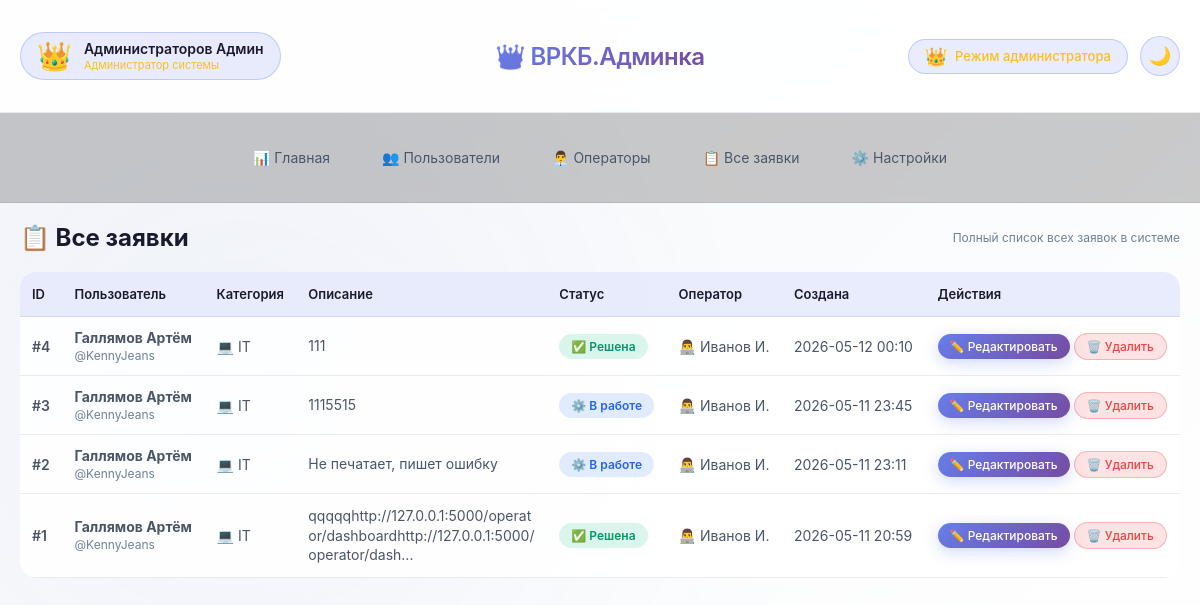
Page /admin/tickets (signed in) on the committed database.
### tables this page shows
CREATE TABLE tickets (
        id INTEGER PRIMARY KEY AUTOINCREMENT,
        user_id INTEGER NOT NULL,
        subject TEXT,
        description TEXT NOT NULL,
        status TEXT DEFAULT 'new',
        priority TEXT DEFAULT 'medium',
        operator_answer TEXT,
        created_at TEXT NOT NULL,
        updated_at TEXT,
        completed_at TEXT,
        assigned_to INTEGER,
        category TEXT,
        problem_type TEXT,
        location TEXT,
        office TEXT,
        assistant_id TEXT,
        printer_manufacturer TEXT,
        printer_model TEXT,
        printer_problem TEXT,
        FOREIGN KEY (user_id) REFERENCES users (id),
        FOREIGN KEY (assigned_to) REFERENCES operators (id)
    );

CREATE TABLE users (
        id INTEGER PRIMARY KEY AUTOINCREMENT,
        username TEXT UNIQUE NOT NULL,
        email TEXT UNIQUE NOT NULL,
        password TEXT NOT NULL,
        last_name TEXT,
        first_name TEXT,
        middle_name TEXT,
        post TEXT,
        phone TEXT,
        created_at TEXT NOT NULL,
        is_admin INTEGER DEFAULT 0
    , department TEXT);

CREATE TABLE operators (
        id INTEGER PRIMARY KEY AUTOINCREMENT,
        username TEXT NOT NULL UNIQUE,
        password TEXT NOT NULL,
        last_name TEXT,
        first_name TEXT,
        middle_name TEXT,
        post TEXT,
        phone TEXT
    );

### app.py (the view)
    def decorated_function(*args, **kwargs):
        if not session.get('admin_logged_in'):
            flash('Доступ только для администраторов', 'danger')
            return redirect(url_for('admin_login'))
        return f(*args, **kwargs)

### app.py (called while the page is built, shortened)
def get_db_connection():
    conn = sqlite3.connect('databases/database_helpdesk.db')
    conn.row_factory = sqlite3.Row
    return conn

def admin_required(f):
    def decorated_function(*args, **kwargs):
        if not session.get('admin_logged_in'):
            flash('Доступ только для администраторов', 'danger')
            return redirect(url_for('admin_login'))
        return f(*args, **kwargs)
    decorated_function.__name__ = f.__name__
    return decorated_function

@app.route('/admin/tickets')
@admin_required
def admin_tickets():
    conn = get_db_connection()
    tickets = conn.execute('''
        SELECT t.*, u.last_name, u.first_name, u.username,
               o.last_name as op_last_name, o.first_name as op_first_name
        FROM tickets t
        JOIN users u ON t.user_id = u.id
        LEFT JOIN operators o ON t.assigned_to = o.id
        ORDER BY t.id DESC
    ''').fetchall()
    conn.close()
    return render_template('admins/admin_tickets.html', tickets=tickets)

@app.context_processor
def inject_user():
    user_info = {}
    return {'user': user_info}

### templates/admins/admin_tickets.html (shortened to what this page needs)
{% extends "admins/base_admin.html" %}
{% block content %}
<div style="display: flex; justify-content: space-between; align-items: center; margin-bottom: 20px; flex-wrap: wrap; gap: 10px;">
    <h2>📋 Все заявки</h2>
    <p class="text-muted" style="margin: 0;">Полный список всех заявок в системе</p>
</div>
<div class="table-responsive">
    <table class="admin-table tickets-table">
        <thead>
        <tr>
            <th>ID</th>
            <th>Пользователь</th>
            <th>Категория</th>
            <th>Описание</th>
            <th>Статус</th>
            <th>Оператор</th>
            <th>Создана</th>
            <th>Действия</th>
        </tr>
        </thead>
        <tbody>
        {% for ticket in tickets %}
        <tr class="ticket-row">
            <td data-label="ID" class="ticket-id">#{{ ticket.id }}</td>
            <td data-label="Пользователь">
                <strong>{{ ticket.last_name }} {{ ticket.first_name }}</strong>
                <br><small class="text-muted">@{{ ticket.username }}</small>
            </td>
            <td data-label="Категория">
                {% if ticket.category == 'IT' %}
                💻 IT
                {% elif ticket.category == 'MED' %}
                🏥 Медицина
                {% else %}
                {{ ticket.category }}
                {% endif %}
            </td>
            <td data-label="Описание" class="ticket-description">
                {{ ticket.description[:80] }}{% if ticket.description|length > 80 %}...{% endif %}
            </td>
            <td data-label="Статус">
                    <span class="status-badge status-{{ ticket.status }}">
                        {% if ticket.status == 'new' %}🆕 Новая
                        {% elif ticket.status == 'in_progress' %}⚙️ В работе
                        {% elif ticket.status == 'resolved' %}✅ Решена
                        {% else %}📦 Закрыта{% endif %}
                    </span>
            </td>
            <td data-label="Оператор">
                {% if ticket.op_last_name %}
                👨‍💻 {{ ticket.op_last_name }} {{ ticket.op_first_name|first if ticket.op_first_name else '' }}.
                {% else %}
                <span class="text-muted">—</span>
                {% endif %}
            </td>
            <td data-label="Создана" class="ticket-date">
                {{ ticket.created_at[:16] }}
            </td>
            <td data-label="Действия" class="actions-cell">
                <a href="{{ url_for('admin_ticket_edit', ticket_id=ticket.id) }}" class="btn btn-sm btn-primary">✏️ Редактировать</a>
                <a href="{{ url_for('admin_ticket_delete', ticket_id=ticket.id) }}" class="btn btn-sm btn-danger" onclick="return confirm('Удалить заявку #{{ ticket.id }}?')">🗑️ Удалить</a>
            </td>
        </tr>
        {% endfor %}
        </tbody>
    </table>
</div>
{% endblock %}

### static/style.css (style rules this page uses)
:root { --bg-gradient-start: #f5f7fa; --bg-gradient-end: #ffffff; --glass-bg: rgba(255, 255, 255, 0.85); --glass-bg-dark: rgba(0, 0, 0, 0.75); --glass-border: rgba(0, 0, 0, 0.08); --glass-shadow: 0 8px 32px 0 rgba(0, 0, 0, 0.08); --shadow-sm: 0 2px 8px rgba(0, 0, 0, 0.04); --shadow-md: 0 4px 20px rgba(0, 0, 0, 0.06); --shadow-lg: 0 12px 32px rgba(0, 0, 0, 0.1); --shadow-glow: 0 0 20px rgba(102, 126, 234, 0.15); --text-primary: #1a1a2e; --text-secondary: #4a5568; --text-muted: #718096; --blur-amount: 12px; --border-radius: 24px; --accent-color: #667eea; --accent-hover: #5a67d8; }
* { margin: 0; padding: 0; box-sizing: border-box; }
body { font-family: -apple-system, 'Segoe UI', 'SF Pro Text', 'Helvetica Neue', sans-serif; background: linear-gradient(135deg, var(--bg-gradient-start), var(--bg-gradient-end)); min-height: 100vh; color: var(--text-primary); transition: all 0.3s ease; position: relative; }
body::before { content: ''; position: fixed; top: 0; left: 0; width: 100%; height: 100%; background: radial-gradient(circle at 20% 50%, rgba(102,126,234,0.05) 0%, transparent 50%); pointer-events: none; z-index: 0; }
.btn { padding: 12px 28px; border: none; border-radius: 40px; font-size: 15px; font-weight: 500; cursor: pointer; transition: all 0.3s cubic-bezier(0.4, 0, 0.2, 1); display: inline-block; text-decoration: none; text-align: center; }
.btn-primary { background: linear-gradient(135deg, var(--accent-color), #764ba2); color: white; box-shadow: 0 4px 15px rgba(102, 126, 234, 0.3); }
.btn-danger { background: rgba(220, 38, 38, 0.85); color: white; }
.btn-sm { padding: 6px 16px; font-size: 13px; }
.table-responsive { overflow-x: auto; border-radius: 16px; }
.tickets-table { width: 100%; border-collapse: collapse; }
.tickets-table th, .tickets-table td { padding: 14px; text-align: left; border-bottom: 1px solid var(--glass-border); }
.tickets-table th { font-weight: 600; color: var(--text-secondary); }
.tickets-table tr { transition: all 0.2s ease; }
.status-badge { padding: 5px 12px; border-radius: 30px; font-size: 12px; font-weight: 600; display: inline-block; }
.status-in_progress { background: rgba(59, 130, 246, 0.15); color: #2563eb; }
.status-resolved { background: rgba(16, 185, 129, 0.15); color: #059669; }
.text-muted { color: var(--text-muted); font-size: 12px; }

### templates/admins/admin_tickets.html (style rules this page uses)
.admin-table { width: 100%; border-collapse: collapse; background: var(--glass-bg); border-radius: 16px; overflow: hidden; }
.admin-table thead tr { background: rgba(102, 126, 234, 0.15); }
.admin-table th { padding: 14px 12px; text-align: left; font-weight: 600; font-size: 13px; color: var(--text-primary); border-bottom: 1px solid var(--glass-border); }
.admin-table td { padding: 12px; text-align: left; border-bottom: 1px solid var(--glass-border); color: var(--text-secondary); font-size: 14px; }
.ticket-row { transition: all 0.2s ease; }
.ticket-id { font-weight: 600; color: var(--accent-color); }
.ticket-description { max-width: 250px; word-break: break-word; line-height: 1.4; }
.ticket-date { font-size: 12px; color: var(--text-muted); white-space: nowrap; }
.actions-cell { white-space: nowrap; }
.btn-sm { padding: 5px 12px; font-size: 12px; border-radius: 20px; text-decoration: none; display: inline-block; transition: all 0.2s ease; }
.btn-danger { background: rgba(239, 68, 68, 0.15); color: #ef4444; border: 1px solid rgba(239, 68, 68, 0.3); }

### rows in the picture
tickets: id "4", last_name "Галлямов", first_name "Артём", username "KennyJeans", category "💻 IT", description "111", status "✅ Решена", op_last_name "Иванов", op_first_name|first "И", created_at "2026-05-12 00:10"
tickets: id "3", last_name "Галлямов", first_name "Артём", username "KennyJeans", category "💻 IT", description "1115515", status "⚙️ В работе", op_last_name "Иванов", op_first_name|first "И", created_at "2026-05-11 23:45"
tickets: id "2", last_name "Галлямов", first_name "Артём", username "KennyJeans", category "💻 IT", description "Не печатает, пишет ошибку", status "⚙️ В работе", op_last_name "Иванов", op_first_name|first "И", created_at "2026-05-11 23:11"
tickets: id "1", last_name "Галлямов", first_name "Артём", username "KennyJeans", category "💻 IT", description "qqqqqhttp://127.0.0.1:5000/operator/dashboardhttp://127.0.0.1:5000/operator/dash", status "✅ Решена", op_last_name "Иванов", op_first_name|first "И", created_at "2026-05-11 20:59"

### other values in the picture
{{ session.admin_full_name or session.admin_username or 'Администратор' }} "Администраторов Админ"
